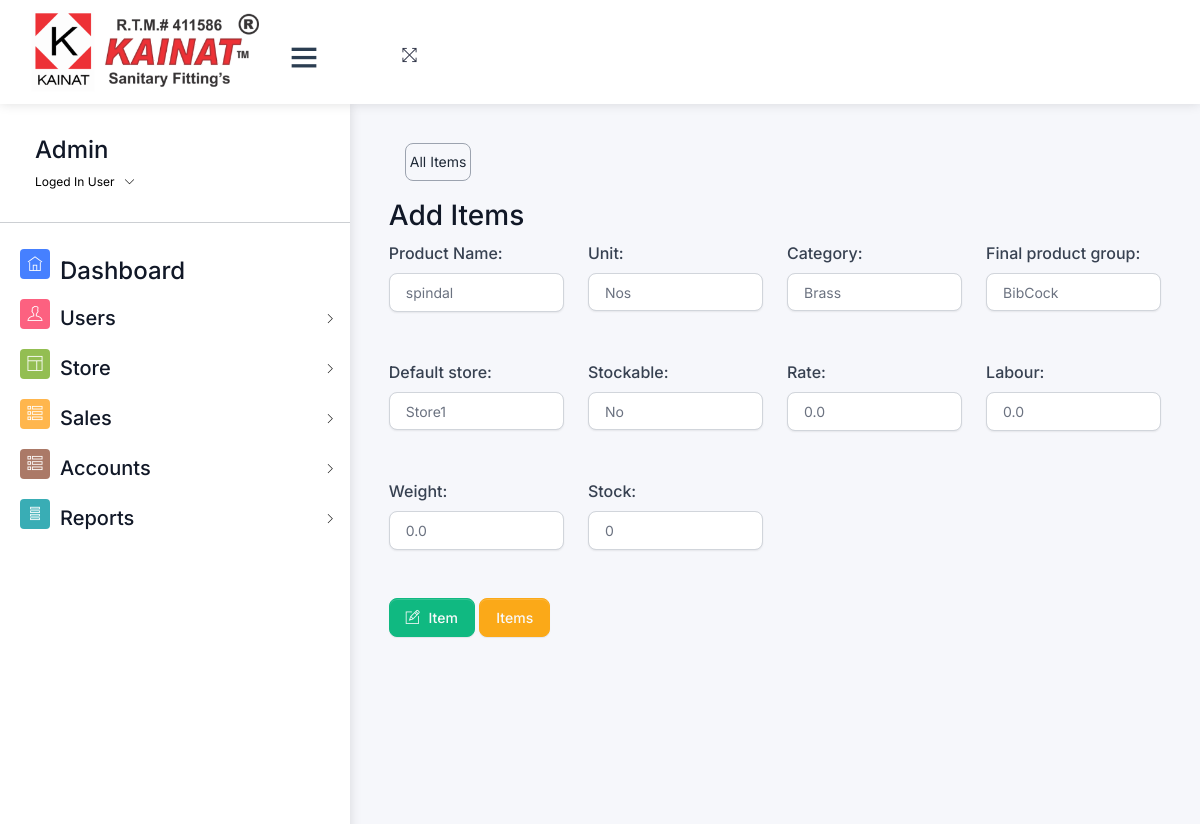
The page /product/1 (signed in) on the database its author committed.
### home/models.py (models this page shows, shortened)
class Product(models.Model):
    STORE1 = 'Store1'
    STORE2 = 'Store2'
    STORE3 = 'Store3'
    STORE_TYPE_CHOICES = [
        (STORE1 ,'Store1'),
        (STORE2 ,'Store2'),
        (STORE3 ,'Store3'),
    ]
    KGS='Kgs'
    NOS='Nos'
    UNIT_CHOICES = [
        (NOS ,'Nos'),
        (KGS ,'Kgs'),
    ]
    productname=models.CharField(max_length=255,unique=True)
    unit=models.CharField(max_length=50,choices=UNIT_CHOICES,default=NOS)
    category=models.ForeignKey(Category,on_delete=models.RESTRICT)
    final_product_group=models.ForeignKey(Finish_Product_Category,on_delete=models.RESTRICT,null=True,blank=True)
    default_store=models.CharField(max_length=50,choices=STORE_TYPE_CHOICES, default=STORE1 )
    stockable=models.BooleanField(default=False)
    rate=models.FloatField(default=0,null=True,blank=True)
    labour=models.FloatField(default=0,null=True,blank=True)
    weight=models.FloatField(default=0,null=True,blank=True)
    stock=models.PositiveIntegerField(default=0,null=True,blank=True)
    product_status=models.BooleanField(default=False)
    is_deleted = models.BooleanField(default=False)
    product_slug=AutoSlugField(populate_from=None,unique=True,null=True,default=None)

### home/views/product.py (the view)
# urls.py: path('product/<int:id>', product.edit_product , name="editproduct"),
@login_required
@permission_required('home.change_sales_product', login_url='/login/')
def edit_product(request,id):
  data={}
  if request.method == 'POST':
    mydata=Product.objects.get(id=id)
    categoryID=mydata.category.id
    form = ProductForm(request.POST,request.FILES,instance=mydata)
    if form.is_valid():
      form.save()
      messages.success(request,"Product Updated successfully !!")
      return redirect('addproduct1',categoryID)
  else:
    mydata=Product.objects.get(id=id)
    form = ProductForm(instance=mydata)
  data={'form': form, 'mydata':mydata,'update':True,}
  return render(request, 'stock/add_product.html', data)

### home/models.py (called while the page is built)
    def __str__(self):
        return self.name

    def __str__(self):
        return self.name

### templates/stock/add_product.html (shortened to what this page needs)
{% extends 'css-js-links.html' %}
{% load crispy_forms_tags %}
{% load custom_filters %}
{% block context %}
{% if request.user.is_superuser %}
{% include 'navbar.html' %}
{% else %}
{% include 'store/navbar.html' %}
{% endif %}
{% endblock context %}
{% block body %}
<div class="pcoded-content">
  <div class="pcoded-inner-content">
    <div class="main-body">
      <div class="page-wrapper">
        <div class="page-body">
          {% include 'stock/product_menu.html' %}
          <div class="row">
            <div class="col-md-12">
              <div class=" ">
                <h3 class="">Add Items</h3>
                <form method="post" enctype="multipart/form-data">
                  <div class="row">
                    {% for field in form %}
                    <div class="col-md-3 mb-5">
                      {{ field.label_tag }}
                      {{ field }}
                    </div>
                    {% endfor %}
                  </div>
                     <button type="submit" class="btn btn-success text-light">
                                    {% if update %}
                                    <i class="ti-pencil-alt"></i> Item
                                    {% else %}
                                    <i class="ti-plus"></i> Item
                                    {% endif %}
                                </button>
                  <a href="/product/" class="btn btn-warning text-light">Items</a>
                </form>
              </div>
            </div>
          </div>
        </div>
      </div>
    </div>
  </div>
</div>
{% endblock body %}

### templates/navbar.html (shortened to what this page needs)
{% load static %}
<div id="pcoded" class="pcoded">
  <div class="pcoded-container navbar-wrapper">
    <nav style="padding: 0 ; margin: 0 ;" class="navbar header-navbar pcoded-header">
      <div class="navbar-wrapper">
        <div style="height: 100px ;background-color: #ffffff " class="navbar-logo  ">
          <a class="mobile-menu mt-2 text-dark fs-3" id="mobile-collapse" href="#!">
            <i class="ti-menu text-dark"></i>
          </a>
          <a class=" fs-4  btn " href="/"><img style="height: 90px" src="{% static 'assets/images/kainat.png' %}"
              alt=""></a>
        </div>
        <div class="navbar-container container-fluid">
          <ul class="nav-left">
            <li class="mt-3">
              <a href="#!" onclick="javascript:toggleFullScreen()">
                <i class="ti-fullscreen"></i>
              </a>
            </li>
            <li>
              <div id="display-msg" class="text-center mt-4" style="min-height: 70px">
              </div>
            </li>
          </ul>
    </nav>
    <div class="pcoded-main-container">
      <div class="pcoded-wrapper">
        <nav class="pcoded-navbar">
          <div class="pcoded-inner-navbar main-menu">
            <div class="">
              <div class="main-menu-header">
                <div class="user-details">
                  <span>
                    <h4>{{request.user}}</h4>
                  </span>
                  <span id="more-details">Loged In User<i class="ti-angle-down"></i></span>
                </div>
              </div>
            </div>
            <hr>
            <ul class="pcoded-item pcoded-left-item">
              {% if perms.home.view_dashboard %}
              <li class=" {% if request.path == '/' %} color-info {% endif %}">
                <a href="/">
                  <span class="pcoded-micon"><i class="ti-home"></i><b>D</b></span>
                  <span class="pcoded-mtext fs-5" data-i18n="nav.dash.main">
                    <h4>Dashboard</h4>
                  </span>
                </a>
              </li>
              {% endif %}
              {% if perms.home.view_user %}
              <li
                class="pcoded-hasmenu  {% if request.path == '/create_user/' or request.path == '/list_users/' %} color-info {% endif %} ">
                <a href="javascript:void(0)">
                  <span class="pcoded-micon"><i class="ti-user"></i></span>
                  <span class="pcoded-mtext fs-5" data-i18n="nav.basic-components.main">
                    <h5>Users</h5>
                  </span>
                </a>
              </li>
              {% endif %}
              {% if perms.home.view_store %}
              <li
                class="pcoded-hasmenu   ">
                <a href="javascript:void(0)">
                  <span class="pcoded-micon"><i class="ti-layout"></i></span>
                  <span class="pcoded-mtext fs-5" data-i18n="nav.basic-components.main">
                    <h5>Store</h5>
                  </span>
                </a>
              </li>
              {% endif %}
              {% if perms.home.view_sales_receipt %}
              <li class="pcoded-hasmenu {% if request.path == '/list-sales/'  %} color-info {% endif %} ">
                <a href="javascript:void(0)">
                  <span class="pcoded-micon"><i class="ti-view-list-alt"></i></span>
                  <span class="pcoded-mtext fs-5" data-i18n="nav.basic-components.main">
                    <h5>Sales</h5>
                  </span>
                </a>
              </li>
              {% endif %}
              {% if perms.home.view_account %}
              <li
                class="pcoded-hasmenu  ">
                <a href="javascript:void(0)">
                  <span class="pcoded-micon"><i class="ti-view-list-alt"></i></span>
                  <span class="pcoded-mtext fs-5" data-i18n="nav.basic-components.main">
                    <h5>Accounts</h5>
                  </span>
                </a>
              </li>
              {% endif %}
              {% if perms.home.view_reports %}
              <li
                class="pcoded-hasmenu  {% if request.path == '/us/' or request.path == '/create/' %} color-info {% endif %} ">
                <a href="javascript:void(0)">
                  <span class="pcoded-micon"><i class="ti-layout-menu-v"></i></span>
                  <span class="pcoded-mtext fs-5" data-i18n="nav.basic-components.main">
                    <h5>Reports</h5>
                  </span>
                </a>
              </li>
              {% endif %}
            </ul>
          </div>
        </nav>

### rows shown on the page
Product: form "spindal" "Nos" "Brass" "BibCock" "Store1" "No" "0.0" "0.0" "0.0" "0"

### other values the page prints
{{ request.user }} "Admin"
{{ field.label_tag }} "Product Name:" "Unit:" "Category:" "Final product group:" "Default store:" "Stockable:" "Rate:" "Labour:" "Weight:" "Stock:"
